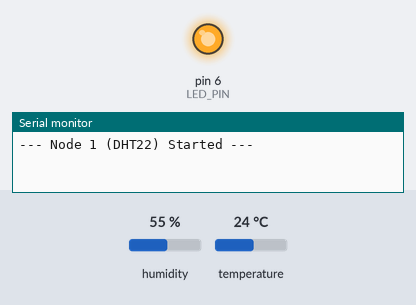
A sketch run on a simulated Arduino Uno, built with avr-gcc and run on an emulated ATmega328P. On the bench: output pins drawn as LEDs (lit = HIGH), the last lines printed to the serial monitor. Inputs (shaded band) come from the test bench; at power-on: humidity 55 %, temperature 24 °C. No radio packets arrive unless stated.

Above: at 4.2 s.
At 13.5 s:
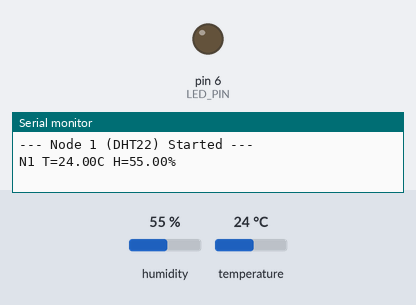
Timing chart, 0 to 27.1 s (numbered marks = the images above):
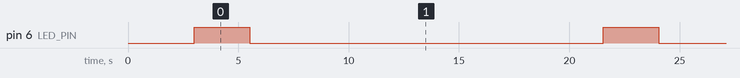

Measured:
- by itself, pin 6 (LED_PIN): alternates HIGH for 2.5 s and LOW for 16.0 s

The sketch:

Nano1.ino
```cpp
#include <SPI.h>
#include <nRF24L01.h>
#include <RF24.h>
#include <DHT.h>
#include <LowPower.h>

/* ===== LED ===== */
#define LED_PIN 6

/* ===== DHT22 ===== */
#define DHTPIN 2
#define DHTTYPE DHT22
DHT dht(DHTPIN, DHTTYPE);

/* ===== RF24 ===== */
RF24 radio(9, 10);
const byte address[6] = "12345";

/* ===== Buffers ===== */
char text[32];
char tempStr[8];
char humStr[8];

/* ===== Sleep ===== */
const int sleepCycles = 2;   // 16s

void setup() {
  Serial.begin(9600);

  pinMode(LED_PIN, OUTPUT);
  digitalWrite(LED_PIN, LOW);   // LED OFF

  dht.begin();
  delay(3000);

  if (!radio.begin()) {
    while (1);
  }

  radio.openWritingPipe(address);
  radio.setPALevel(RF24_PA_MIN);
  radio.stopListening();
  radio.powerDown();

  Serial.println("--- Node 1 (DHT22) Started ---");
}

void loop() {
  /* ===== ACTIVE MODE START ===== */
  digitalWrite(LED_PIN, HIGH);   // LED ON

  radio.powerUp();
  delay(5);

  delay(2000);
  dht.readTemperature();  // discard
  dht.readHumidity();
  delay(500);

  float temperature = dht.readTemperature();
  float humidity    = dht.readHumidity();

  if (!isnan(temperature) && !isnan(humidity)) {
    dtostrf(temperature, 5, 2, tempStr);
    dtostrf(humidity,    5, 2, humStr);

    snprintf(text, sizeof(text),
             "N1 T=%sC H=%s%%",
             tempStr, humStr);

    radio.write(text, sizeof(text));
    Serial.println(text);
  }

  radio.powerDown();

  /* ===== ACTIVE MODE END ===== */
  digitalWrite(LED_PIN, LOW);    // LED OFF

  Serial.flush();

  for (int i = 0; i < sleepCycles; i++) {
    LowPower.powerDown(SLEEP_8S, ADC_OFF, BOD_OFF);
  }
}
```
